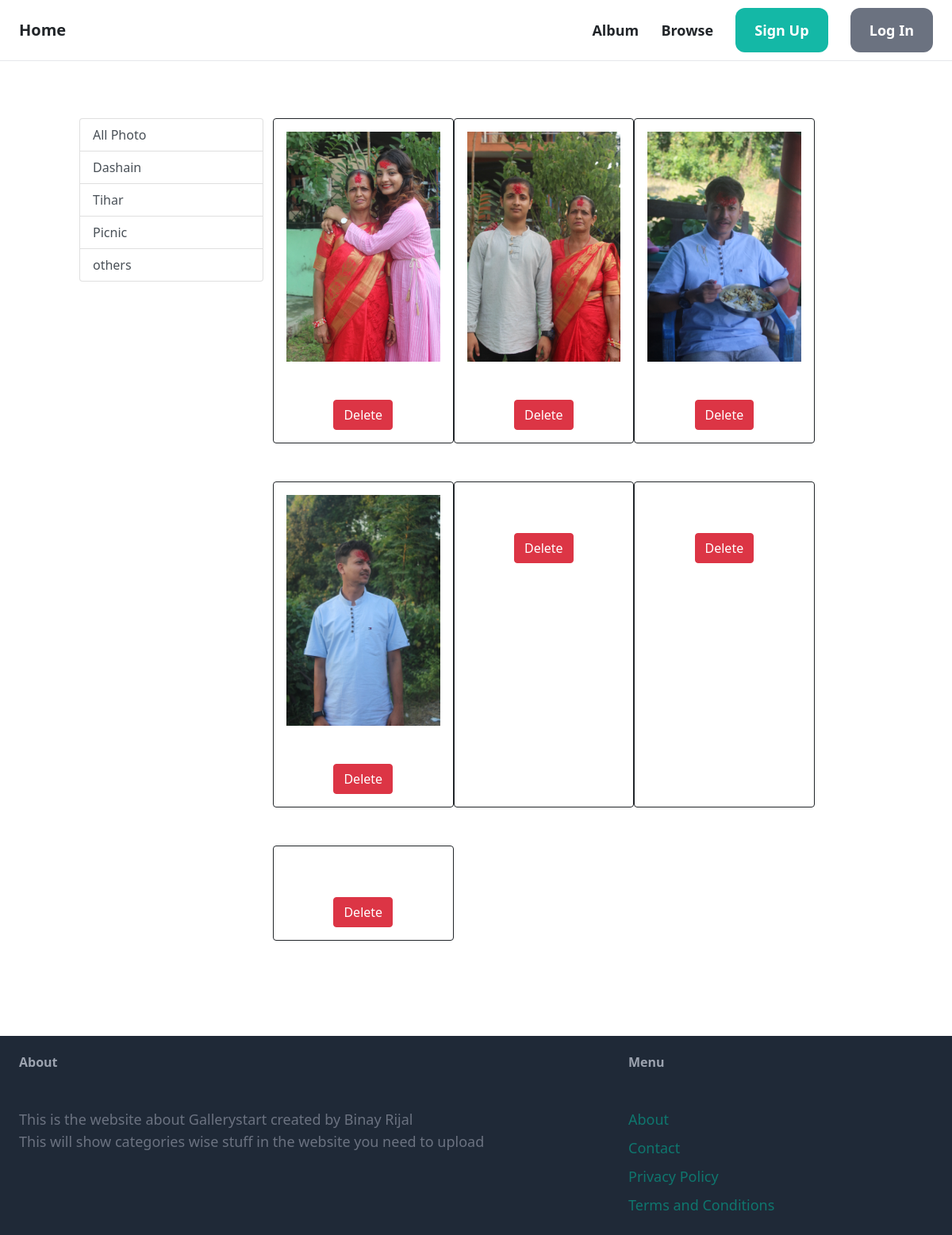
The page /album/5 on the database as committed earlier.
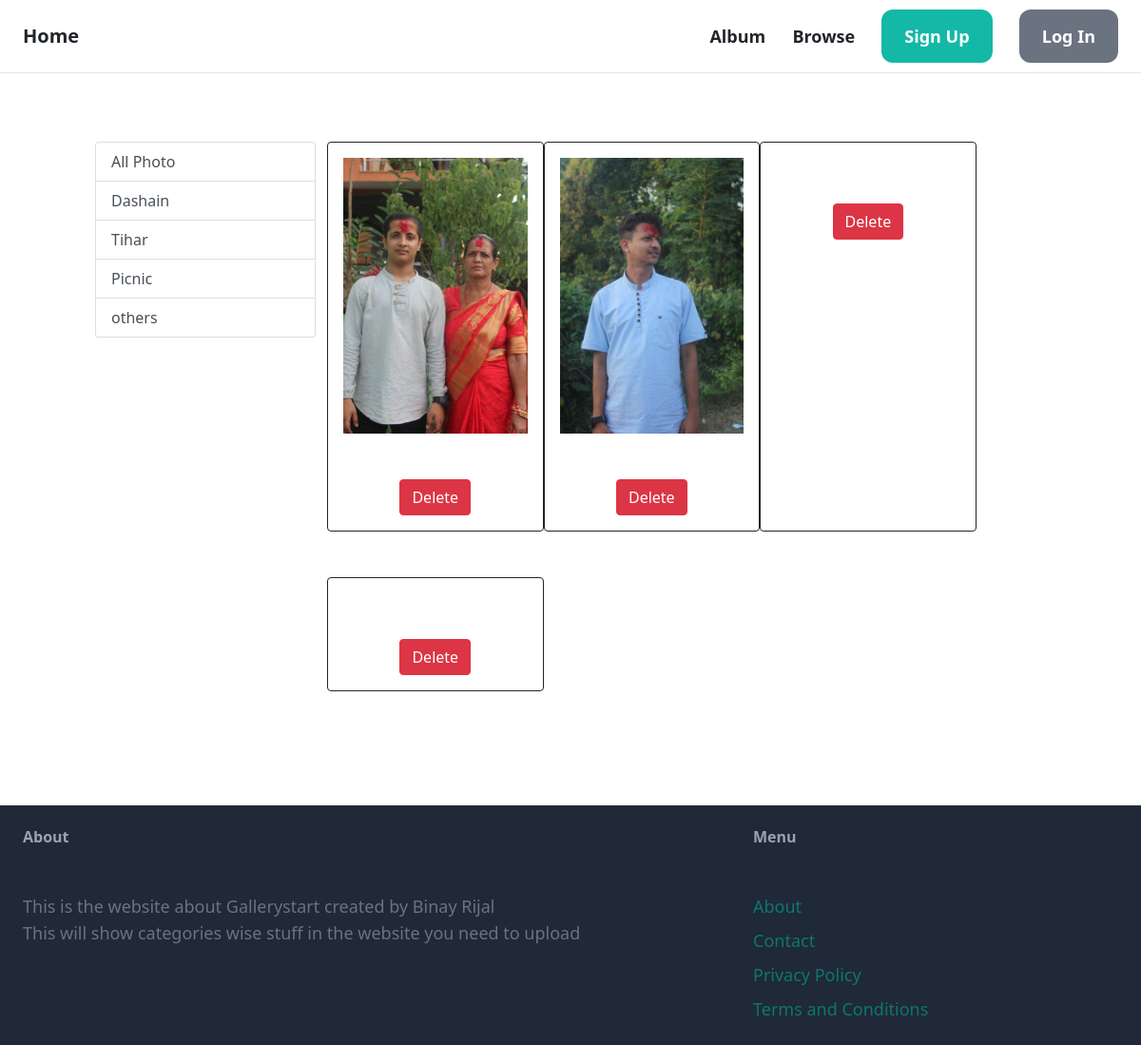
The same page on the database as committed later.
### Gallerystart/models.py (models this page shows)
class Album(models.Model):
    user=models.ForeignKey(User,on_delete=models.CASCADE)
    photo=models.ImageField(upload_to='image',null=True,blank=True)
    classification=models.CharField(blank=True,max_length=50)

### Gallerystart/views.py (the view)
# urls.py: path('album/<slug:data>',views.showcategoryalbum,name='showalbum'),
def showcategoryalbum(request,data=None):
    albums=None
    if data in ["dashain","tihar","picnic"]:
        albums=Album.objects.filter(classification=data)
    elif data == "others":
        albums=Album.objects.filter(Q(classification="") | Q(classification=data))
    else:
        albums=Album.objects.all()
    return render(request,'Gallerystart/album.html',{'albums':albums})

### Gallerystart/templates/Gallerystart/album.html (shortened to what this page needs)
{% extends 'Gallerystart/base.html' %}
{% block content%}
<div class="container my-5">
    <div class="row">
     <div class="col-sm-3">
      <div class="list-group">
       <a href="{% url 'album' %}" class="list-group-item list-group-item-action" aria-current="true">All Photo</a>
       <a href="{% url 'showalbum' 'dashain' %}" class="list-group-item list-group-item-action" aria-current="true" >Dashain</a>
       <a href="{% url 'showalbum' 'tihar' %}"  class="list-group-item list-group-item-action" aria-current="true">Tihar</a>
       <a href="{% url 'showalbum' 'picnic' %}" class="list-group-item list-group-item-action" aria-current="true">Picnic</a>
       <a href="{% url 'showalbum' 'others' %}" class="list-group-item list-group-item-action" aria-current="true">others</a>
      </div>
     </div>
     <div class="col-sm-8">
        <div class="row">
           {% for album in albums %}
           <div class="col-sm-4 text-center mb-5 border border-dark rounded p-3">
               <a href="{% url 'showalbum' album.id %}">
                   <div class="item">
                       <img src="{{album.photo.url}}" alt="" height="100%" width="100%" class="">
                       <div class="fw-bold">
                           <small class="fw-light text-decoration-through-line">
                              <a href="{%url 'deletephoto' album.id%}" class="btn btn-danger mt-5">Delete</a>
                           </small>
                       </div>
                   </div>
               </a>
           </div>
           {%endfor%}
        </div>
      </div>
     </div>
    </div>
   </div>
{%endblock content%}

Rows that differ between the two databases and show on the page:
removed Album: photo (picture)
removed Album: photo (picture)
